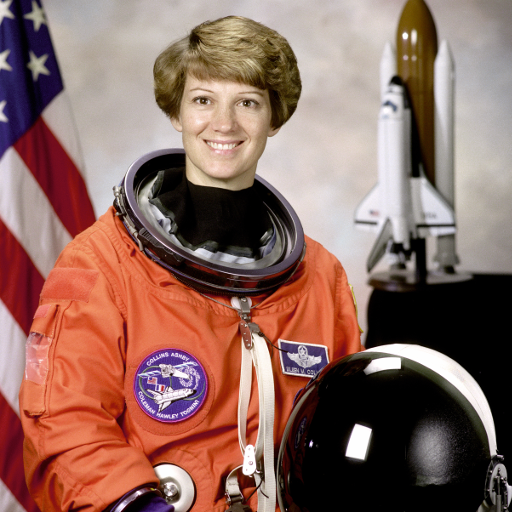
#> input picture astronaut.png, 512 x 512 px
$ jupyter execute --allow-errors 2021-2.ipynb
#> lines starting #> are read from the running program, lines starting #| are printed output that depends on the picture
[cell 1]
from PIL import Image #import Image module from PIL

[cell 2]
img = Image.open('astronaut.png') # 3-1 read in the image to be process
#> img is the input picture: PIL image 512x512 RGB; mean R, G, B 141.6, 105.8, 96.5

[cell 3]
display(img) # 3-1 display the read in image
img.show()

[cell 4]
print(img.format, img.size, img.mode)# examine the file contents
#| PNG (512, 512) RGB

[cell 5]
img.save("astronaut2.png") # 3-2 saving the image

[cell 6]
dim = (100,100,300,300) # 3-3 choose the ROI(rgion of interst)

[cell 7]
crop_img = img.crop(dim) # crop the ROI
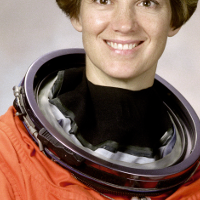
#> crop_img: PIL image 200x200 RGB; mean R, G, B 131.2, 103.7, 92.9

[cell 8]
display(crop_img) # display the cropped image
crop_img.show()

[cell 9]
r, g, b = img.split() # 3-4 Splitting the image
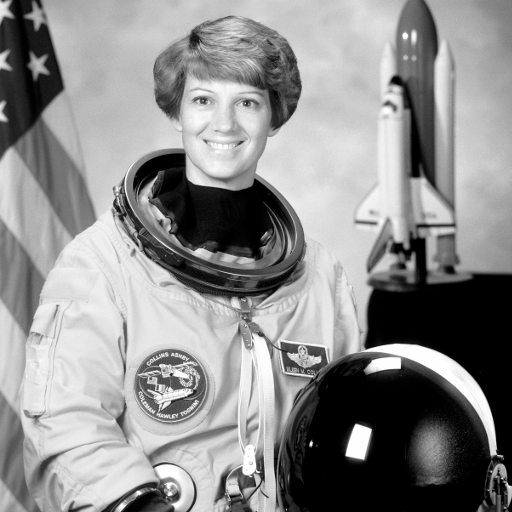
#> r: PIL image 512x512 L; min 0, max 255, mean 141.6
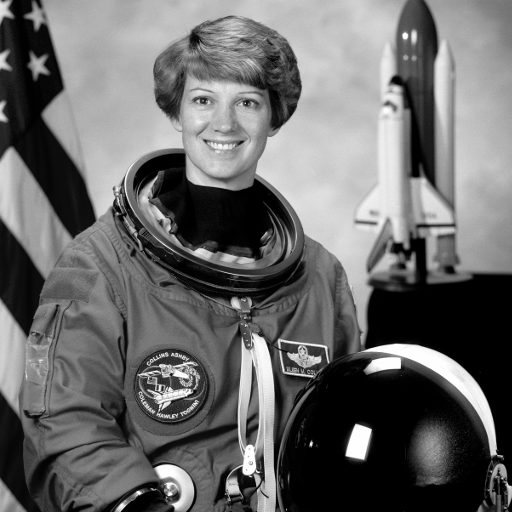
#> g: PIL image 512x512 L; min 0, max 255, mean 105.8
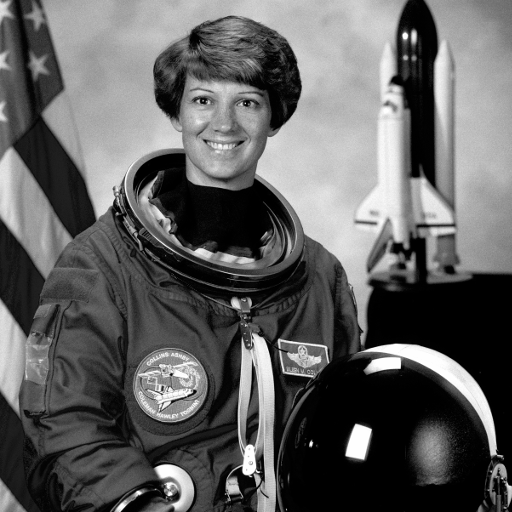
#> b: PIL image 512x512 L; min 0, max 255, mean 96.5
